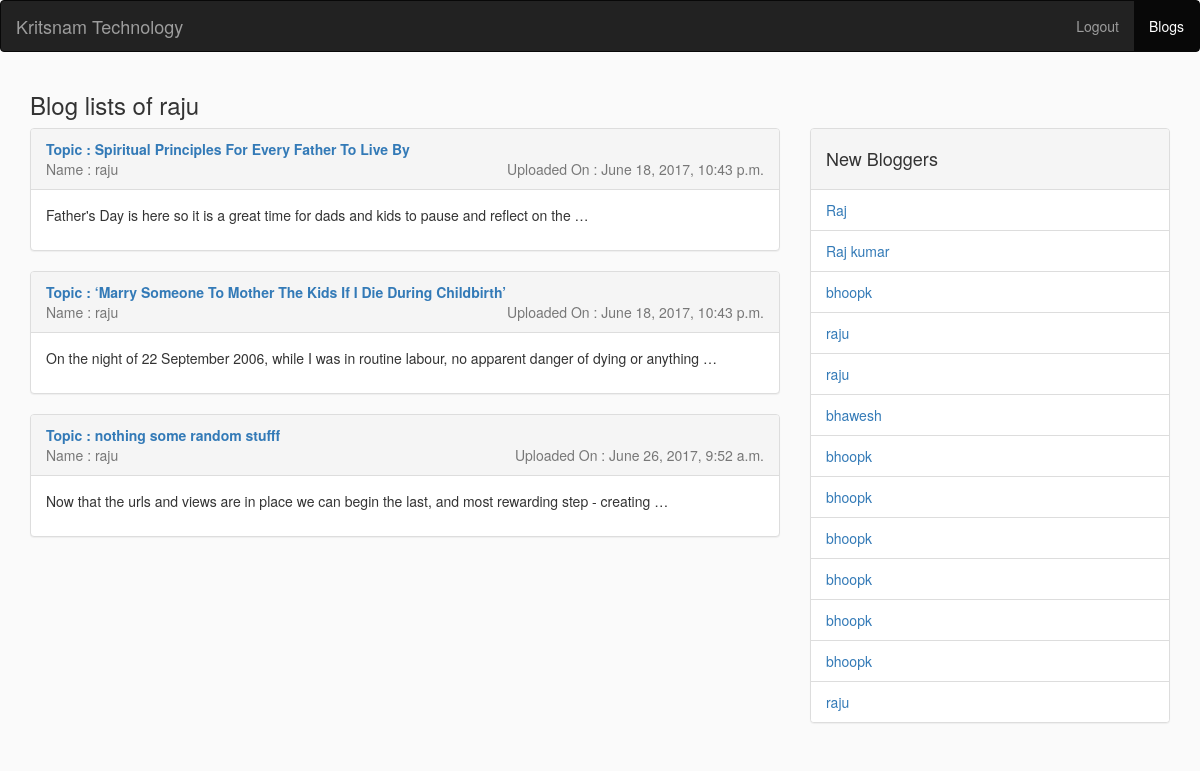
The app's page /bloggers/raju/, older data.
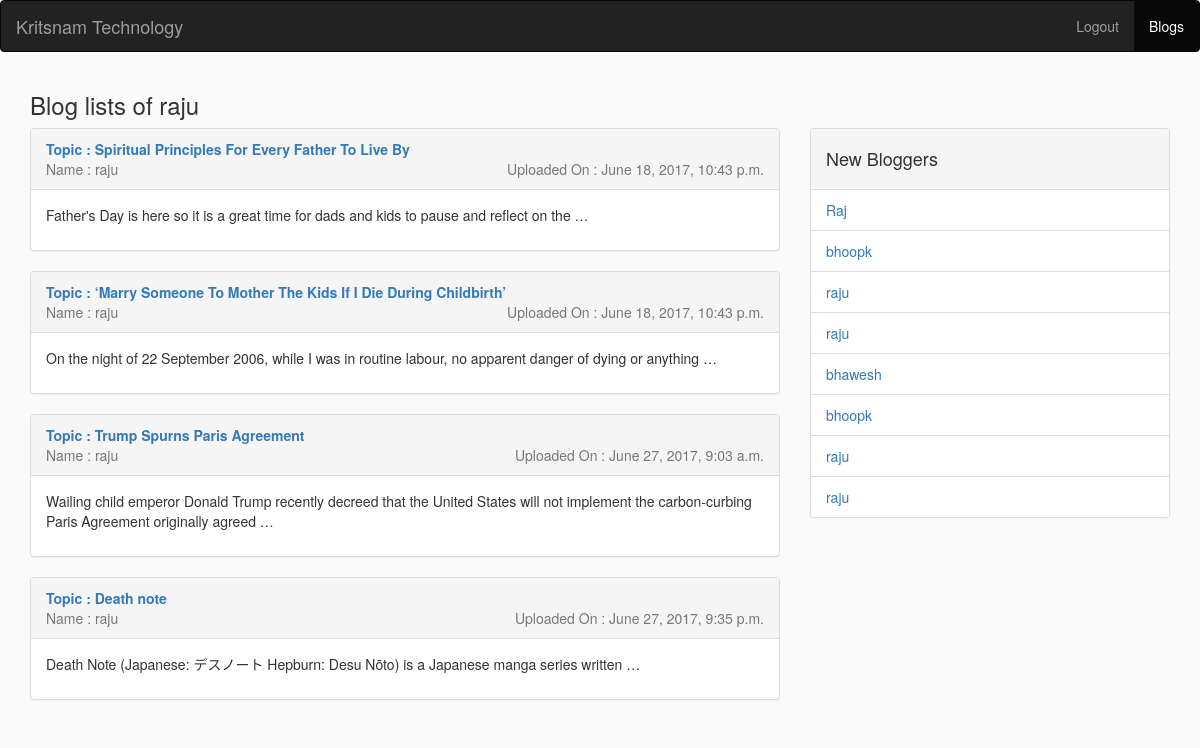
The same page, newer data.
### blogs/models.py (models this page shows, shortened)
class Blogs(models.Model):
	name = models.CharField(max_length=20)
	topic = models.CharField(max_length=100)
	content = models.TextField()
	uploadtime = models.DateTimeField(default="nothing")
	tags = TaggableManager()

### blogs/views.py (the view)
# urls.py: url(r'^bloggers/(?P<name>.+)/$',views.bloggers,name='bloggers'),
def bloggers(request,name):
		all_blogs = Blogs.objects.filter(name=name);
		bloglist = Blogs.objects.all();
		return render(request,'blogs/bloggers.html',{'bloglist':bloglist,'blogs':all_blogs,'blogger':name})

### blogs/templates/blogs/bloggers.html (shortened to what this page needs)
{% load staticfiles %}
{% load markdown_deux_tags %}
{% load taggit_templatetags2_tags %}
<link rel="stylesheet" href="https://maxcdn.bootstrapcdn.com/bootstrap/3.3.7/css/bootstrap.min.css">
<link rel="stylesheet" type="text/css" href="{% static 'blogs/stylesheet/style.css' %}">
<nav class="navbar navbar-inverse">
  <div class="container-fluid">
    <div class="navbar-header">
      <a class="navbar-brand" href="/">Kritsnam Technology</a>
    </div>
    <ul class="nav navbar-nav navbar-right">
      <li class=""><a href="/logout">Logout</a></li>
      <li class="active"><a href="/blogs">Blogs</a></li>
    </ul>
  </div>
</nav>
<div class="container">
    <div class="row">
        <div class="col-sm-12">
        <h3>Blog lists of {{blogger}}</h3>
        </div>
    </div>
    <div class="row">
        <div class="col-md-8">
        {% if blogs  %}
            {% for blog in blogs %}
                <div class="panel panel-default">
                    <div class="panel-heading">
                        <strong><a href="/blogs/{{blog.topic}}">Topic : {{blog.topic}}</a></strong><br>
                        <span class="text-muted">Name : {{blog.name}}</</span>
                        <span style="float: right;" class="text-muted">Uploaded On : {{blog.uploadtime}}</</span>
                    </div>
                    <div class="panel-body">
                        {{ blog.content| markdown |truncatewords:20 }}
                    </div>
                </div>
            {% endfor %}
        {% else %}
            <div class="alert alert-success">
              <strong>No blogs uploaded by {{blogger}} .......</strong>
            </div>
        {% endif %}
        </div>
        <div class="col-md-4">
            <div class="panel panel-default">
                <div class="panel-heading">
                    <h4>New Bloggers</h4>
                </div>
                <ul class="list-group">
                {% for blogger in bloglist %}
                    <li class="list-group-item"><a href="/bloggers/{{blogger.name}}">{{blogger.name}}</a></li>
                {% endfor %}
                </ul>
            </div>
        </div>
    </div>
</div>

Row changes from the older to the newer data that the page shows:
removed Blogs: topic "nothing some random stufff", name "raju", uploadtime "June 26, 2017, 9:52 a.m.", content "Now that the urls and views are in place we can begin the last, and most rewarding step - creating …"
removed Blogs: name "Raj kumar", shown under "New Bloggers"
removed Blogs: name "bhoopk", shown under "New Bloggers"
removed Blogs: name "bhoopk", shown under "New Bloggers"
removed Blogs: name "bhoopk", shown under "New Bloggers"
removed Blogs: name "bhoopk", shown under "New Bloggers"
removed Blogs: name "bhoopk", shown under "New Bloggers"
added Blogs: topic "Trump Spurns Paris Agreement", name "raju", uploadtime "June 27, 2017, 9:03 a.m.", content "Wailing child emperor Donald Trump recently decreed that the United States will not implement the carbon-curbing Paris Agreement originally agreed …"
added Blogs: topic "Death note", name "raju", uploadtime "June 27, 2017, 9:35 p.m.", content "Death Note (Japanese: デスノート Hepburn: Desu Nōto) is a Japanese manga series written …"
